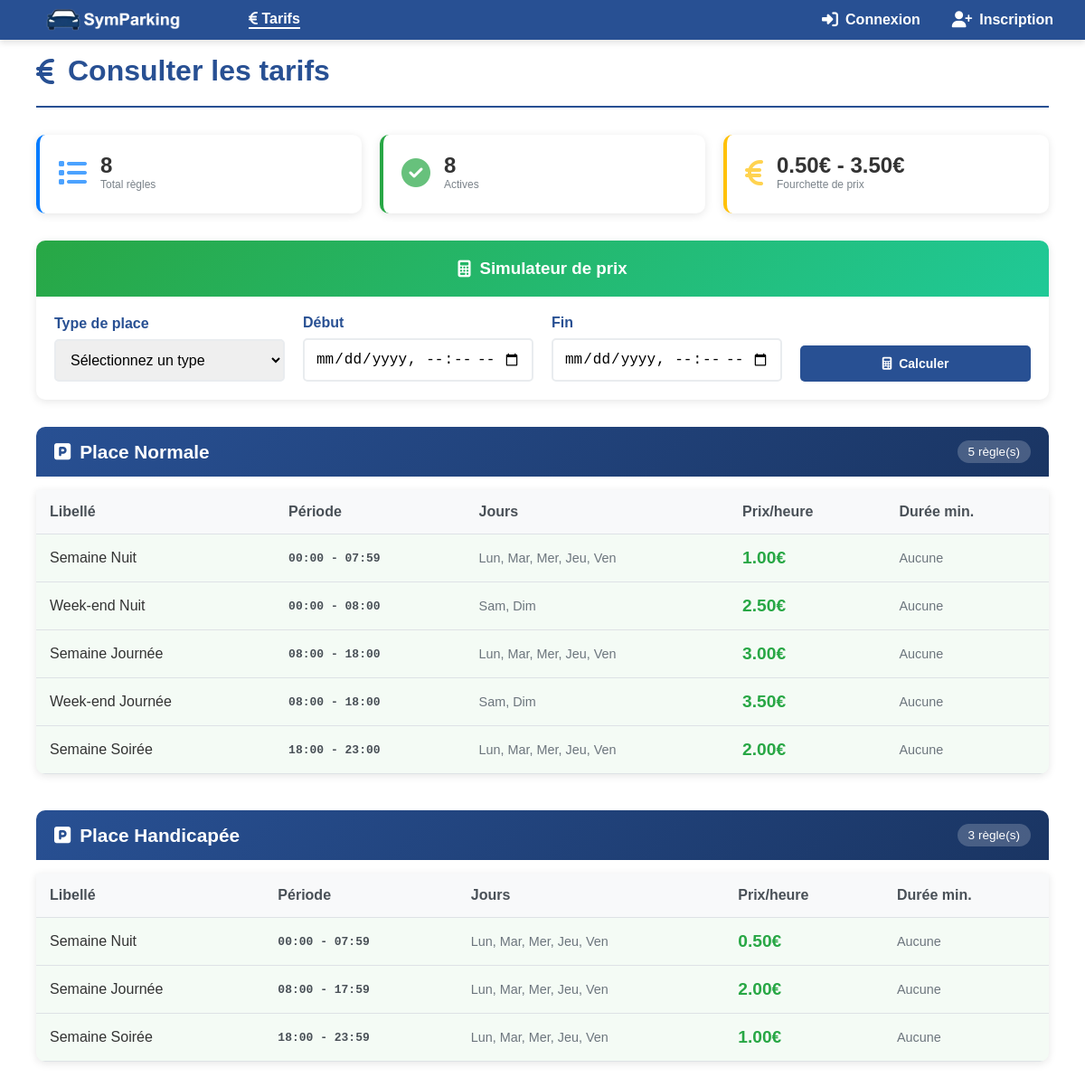
/index.php?component=pricing, run on the app's committed database.
### tables this page shows
CREATE TABLE IF NOT EXISTS `pricing` (
  `id` int NOT NULL AUTO_INCREMENT,
  `label` varchar(100) DEFAULT NULL,
  `spot_type` int DEFAULT NULL,
  `start_hour` time DEFAULT NULL,
  `end_hour` time DEFAULT NULL,
  `days` set('mon','tue','wed','thu','fri','sat','sun') DEFAULT NULL,
  `price_per_hour` decimal(6,2) DEFAULT NULL,
  `min_duration_minutes` int DEFAULT '0',
  `active` tinyint(1) DEFAULT '1',
  PRIMARY KEY (`id`)
);

### Includes/functions.php (called while the page is built, shortened)
<?php
if (!function_exists('cleanString')) {
    function cleanString(string $value): string
    {
        return trim(htmlspecialchars($value, ENT_QUOTES));
    }
}
if (!function_exists('canAccessComponent')) {
    function canAccessComponent(string $componentName, ?int $userRole = null): bool {
        $publicComponents = ['login', 'register', 'pricing'];
        if (in_array($componentName, $publicComponents)) {
            return true;
        }
        return false;
    }
}
if (!function_exists('isAdmin')) {
    function isAdmin(): bool {
        return isset($_SESSION['auth']) && $_SESSION['auth'] && ($_SESSION['role'] ?? 1) === 2;
    }
}
function isAuthenticated(): bool {
    return isset($_SESSION['auth']) && $_SESSION['auth'] === true && isset($_SESSION['active']) && $_SESSION['active'] == 1;
}

### Model/pricing.php (called while the page is built, shortened)
<?php
function getAllPricingRules(PDO $pdo, bool $activeOnly = false): array {
    $whereClause = $activeOnly ? ' WHERE active = 1' : '';
    $query = "SELECT pr.*,
                CASE pr.spot_type
                    WHEN 1 THEN 'Normale'
                    WHEN 2 THEN 'Handicapée'
                    WHEN 3 THEN 'Réservée'
                    ELSE 'Inconnue'
                END as spot_type_name
              FROM pricing pr" . $whereClause . "
              ORDER BY pr.spot_type ASC, pr.start_hour ASC";
    $res = $pdo->query($query);
    return $res->fetchAll(PDO::FETCH_ASSOC);
}
function getSpotTypesForPricing(): array {
    return [
        1 => 'Place Normale',
        2 => 'Place Handicapée',
        3 => 'Place Réservée'
    ];
}
function getDaysOfWeek(): array {
    return [
        'mon' => 'Lundi',
        'tue' => 'Mardi',
        'wed' => 'Mercredi',
        'thu' => 'Jeudi',
        'fri' => 'Vendredi',
        'sat' => 'Samedi',
        'sun' => 'Dimanche'
    ];
}
function getPricingStats(PDO $pdo): array {
    $stats = [];
    $query = "SELECT COUNT(*) as total FROM pricing";
    $res = $pdo->query($query);
    $stats['total'] = $res->fetch(PDO::FETCH_ASSOC)['total'];
    $query = "SELECT COUNT(*) as active FROM pricing WHERE active = 1";
    $res = $pdo->query($query);
    $stats['active'] = $res->fetch(PDO::FETCH_ASSOC)['active'];
    $stats['inactive'] = $stats['total'] - $stats['active'];
    $query = "SELECT MIN(price_per_hour) as min_price, MAX(price_per_hour) as max_price FROM pricing WHERE active = 1";
    $res = $pdo->query($query);
    $priceRange = $res->fetch(PDO::FETCH_ASSOC);
    $stats['min_price'] = $priceRange['min_price'] ?? 0;
    $stats['max_price'] = $priceRange['max_price'] ?? 0;
    return $stats;
}

### View/pricing.php (the view, shortened to what this page needs)
<div class="pricing-container">
    <div class="pricing-header">
        <h1>
            <i class="fas fa-euro-sign"></i>
            <?= isAdmin() ? 'Gestion des tarifs' : 'Consulter les tarifs' ?>
        </h1>
    </div>
    <div class="stats-container">
        <div class="stat-card total">
            <div class="stat-icon">
                <i class="fas fa-list"></i>
            </div>
            <div class="stat-info">
                <div class="stat-number"><?= $stats['total'] ?></div>
                <div class="stat-label">Total règles</div>
            </div>
        </div>
        <div class="stat-card active">
            <div class="stat-icon">
                <i class="fas fa-check-circle"></i>
            </div>
            <div class="stat-info">
                <div class="stat-number"><?= $stats['active'] ?></div>
                <div class="stat-label">Actives</div>
            </div>
        </div>
        <div class="stat-card price-range">
            <div class="stat-icon">
                <i class="fas fa-euro-sign"></i>
            </div>
            <div class="stat-info">
                <div class="stat-number"><?= number_format($stats['min_price'], 2) ?>€ - <?= number_format($stats['max_price'], 2) ?>€</div>
                <div class="stat-label">Fourchette de prix</div>
            </div>
        </div>
    </div>
    <?php if (!isAdmin()): ?>
        <div class="price-calculator">
            <div class="calculator-card">
                <div class="calculator-header">
                    <h3>
                        <i class="fas fa-calculator"></i>
                        Simulateur de prix
                    </h3>
                </div>
                <div class="calculator-body">
                    <div class="calculator-form">
                        <div class="form-row">
                            <div class="form-group">
                                <label for="calc_spot_type">Type de place</label>
                                <select id="calc_spot_type" class="form-control">
                                    <option value="">Sélectionnez un type</option>
                                </select>
                            </div>
                            <div class="form-group">
                                <label for="calc_start_time">Début</label>
                                <input type="datetime-local" id="calc_start_time" class="form-control"
                                       min="<?= date('Y-m-d\TH:i', strtotime('+1 hour')) ?>">
                            </div>
                            <div class="form-group">
                                <label for="calc_end_time">Fin</label>
                                <input type="datetime-local" id="calc_end_time" class="form-control">
                            </div>
                            <div class="form-group">
                                <button type="button" onclick="calculatePrice()" class="btn btn-primary">
                                    <i class="fas fa-calculator"></i>
                                    Calculer
                                </button>
                            </div>
                        </div>
                    </div>
                </div>
            </div>
        </div>
    <?php endif; ?>
    <?php
    $rulesByType = [];
    foreach ($rules as $rule) {
        $rulesByType[$rule['spot_type']][] = $rule;
    }
    ?>
    <?php foreach ($spotTypes as $typeId => $typeName): ?>
        <?php if (isset($rulesByType[$typeId])): ?>
            <div class="spot-type-section">
                <div class="section-header">
                    <h2>
                        <i class="fas fa-parking"></i>
                        <?= htmlspecialchars($typeName) ?>
                    </h2>
                    <span class="rules-count"><?= count($rulesByType[$typeId]) ?> règle(s)</span>
                </div>
                <div class="rules-table-container">
                    <table class="rules-table">
                        <thead>
                        <tr>
                            <th>Libellé</th>
                            <th>Période</th>
                            <th>Jours</th>
                            <th>Prix/heure</th>
                            <th>Durée min.</th>
                        </tr>
                        </thead>
                        <tbody>
                        <?php foreach ($rulesByType[$typeId] as $rule): ?>
                            <tr class="<?= $rule['active'] ? 'active-rule' : 'inactive-rule' ?>">
                                <td>
                                    <div class="rule-label">
                                        <?= htmlspecialchars($rule['label']) ?>
                                    </div>
                                </td>
                                <td>
                                    <div class="time-period">
                                        <?= date('H:i', strtotime($rule['start_hour'])) ?>
                                        -
                                        <?= date('H:i', strtotime($rule['end_hour'])) ?>
                                    </div>
                                </td>
                                <td>
                                    <div class="days-list">
                                        <?php
                                        $ruleDays = explode(',', $rule['days']);
                                        $dayNames = [];
                                        foreach ($ruleDays as $day) {
                                            if (isset($daysOfWeek[$day])) {
                                                $dayNames[] = substr($daysOfWeek[$day], 0, 3);
                                            }
                                        }
                                        echo implode(', ', $dayNames);
                                        ?>
                                    </div>
                                </td>
                                <td>
                                    <div class="price-value">
                                        <?= number_format((float)$rule['price_per_hour'], 2) ?>€
                                    </div>
                                </td>
                                <td>
                                    <div class="min-duration">
                                        <?= $rule['min_duration_minutes'] > 0 ? $rule['min_duration_minutes'] . ' min' : 'Aucune' ?>
                                    </div>
                                </td>
                            </tr>
                        <?php endforeach; ?>
                        </tbody>
                    </table>
                </div>
            </div>
        <?php endif; ?>
    <?php endforeach; ?>
</div>

### index.php (shortened to what this page needs)
<?php
require_once "Includes/functions.php";
$currentComponent = $_GET['component'] ?? '';
$bodyClass = '';
if (isset($_SESSION['auth']) && $_SESSION['auth']) {
    $bodyClass = 'with-navbar';
} else {
    if ($currentComponent === 'login' || $currentComponent === '' || $currentComponent === 'register') {
        $bodyClass = 'login-page';
    } else {
        $bodyClass = 'with-navbar';
    }
}
?>
<!DOCTYPE html>
<html lang="fr">
<head>
    <link rel="stylesheet" href="assets/CSS/style.css">
    <link rel="stylesheet" href="https://cdnjs.cloudflare.com/ajax/libs/font-awesome/6.5.1/css/all.min.css">
</head>
<body class="<?= $bodyClass ?>">
<div class="container">
    <?php
    require '_partials/navbar.php';
    if (isAuthenticated()) {
        if (isset($_GET['component'])) {
            $componentName = cleanString($_GET['component']);
            if (canAccessComponent($componentName)) {
                if (file_exists("Controller/$componentName.php")) {
                    require "Controller/$componentName.php";
                } else {
                    if (isAdmin()) {
                        header("Location: index.php?component=users");
                        exit();
                    } else {
                        require "Controller/home.php";
                    }
                }
            } else {
                denyAccess();
            }
        } else {
            require "Controller/home.php";
        }
    } else {
        if (isset($_GET['component'])) {
            $componentName = cleanString($_GET['component']);
            if (canAccessComponent($componentName)) {
                if (file_exists("Controller/$componentName.php")) {
                    require "Controller/$componentName.php";
                } else {
                    require "Controller/login.php";
                }
            } else {
                require "Controller/login.php";
            }
        } else {
            require "Controller/login.php";
        }
    }
    ?>
</div>
</body>
</html>
</html>

### _partials/navbar.php (shortened to what this page needs)
<?php
$current_page = $_GET['component'] ?? '';
$userRole = $_SESSION['role'] ?? 1;
?>
<nav>
    <a href="index.php">
        <img src="assets/images/SymParkinglogo_nav.png" alt="Logo">
    </a>
    <a href="index.php?component=pricing" class="<?= $current_page === 'pricing' ? 'active' : '' ?>">
        <i class="fas fa-euro-sign"></i> Tarifs
    </a>
    <?php if (isset($_SESSION['auth']) && $_SESSION['auth']) : ?>
        <a href="index.php?component=booking" class="<?= $current_page === 'booking' ? 'active' : '' ?>">
            <i class="fas fa-parking"></i> Réserver une place
        </a>
        <?php if ($userRole === 2) :  ?>
            <a href="index.php?component=parking_spots" class="<?= $current_page === 'parking_spots' || $current_page === 'parking_spot' ? 'active' : '' ?>">
                <i class="fas fa-parking"></i> Gestion des places
            </a>
            <a href="index.php?component=users" class="<?= $current_page === 'users' || $current_page === 'user' ? 'active' : '' ?>">
                <i class="fas fa-users"></i> Utilisateurs
            </a>
        <?php endif; ?>
        <div class="user-dropdown">
            <div class="user-info" onclick="toggleDropdown()">
                <i class="fas fa-user me-2"></i>
                <span><?php echo $_SESSION['username']; ?></span>
                <?php if ($userRole === 2) : ?>
                    <span class="admin-badge"><i class="fas fa-crown"></i> Admin</span>
                <?php endif; ?>
                <i class="fas fa-chevron-down dropdown-arrow"></i>
            </div>
            <div class="dropdown-menu" id="userDropdown">
                <div class="dropdown-header">
                    <i class="fas fa-user-circle"></i>
                    <span><?php echo $_SESSION['username']; ?></span>
                    <?php if ($userRole === 2) : ?>
                        <small class="role-indicator">Administrateur</small>
                    <?php else : ?>
                        <small class="role-indicator">Utilisateur</small>
                    <?php endif; ?>
                </div>
                <div class="dropdown-divider"></div>
                <a href="index.php?component=user&action=profile" class="dropdown-item">
                    <i class="fas fa-user-cog"></i> Mon profil
                </a>
                <div class="dropdown-divider"></div>
                <a href="index.php?disconnect=true" class="dropdown-item logout-item">
                    <i class="fas fa-sign-out-alt"></i> Déconnexion
                </a>
            </div>
        </div>
    <?php else : ?>
        <div class="user">
            <a href="index.php?component=login">
                <i class="fa-solid fa-right-to-bracket me-2"></i>Connexion
            </a>
            <a href="index.php?component=register">
                <i class="fa-solid fa-user-plus me-2"></i>Inscription
            </a>
        </div>
    <?php endif; ?>
</nav>

### Controller/pricing.php (shortened to what this page needs)
<?php
require "Model/pricing.php";
$action = $_GET['action'] ?? 'list';
switch ($action) {
    default:
        $showAllRules = isAdmin();
        $rules = getAllPricingRules($pdo, !$showAllRules);
        $stats = getPricingStats($pdo);
        $spotTypes = getSpotTypesForPricing();
        $daysOfWeek = getDaysOfWeek();
        require "View/pricing.php";
        break;
}

### data on the page
pricing: id "8", price_per_hour "3.50", label "Week-end Journée", start_hour "08:00", end_hour "18:00", dayNames "Sam, Dim", min_duration_minutes "Aucune"
pricing: label "Semaine Nuit", start_hour "00:00", end_hour "07:59", dayNames "Lun, Mar, Mer, Jeu, Ven", price_per_hour "1.00", min_duration_minutes "Aucune"
pricing: label "Week-end Nuit", start_hour "00:00", end_hour "08:00", dayNames "Sam, Dim", price_per_hour "2.50", min_duration_minutes "Aucune"
pricing: label "Semaine Journée", start_hour "08:00", end_hour "18:00", dayNames "Lun, Mar, Mer, Jeu, Ven", price_per_hour "3.00", min_duration_minutes "Aucune"
pricing: label "Semaine Soirée", start_hour "18:00", end_hour "23:00", dayNames "Lun, Mar, Mer, Jeu, Ven", price_per_hour "2.00", min_duration_minutes "Aucune"
pricing: label "Semaine Nuit", start_hour "00:00", end_hour "07:59", dayNames "Lun, Mar, Mer, Jeu, Ven", price_per_hour "0.50", min_duration_minutes "Aucune"
pricing: label "Semaine Journée", start_hour "08:00", end_hour "17:59", dayNames "Lun, Mar, Mer, Jeu, Ven", price_per_hour "2.00", min_duration_minutes "Aucune"
pricing: label "Semaine Soirée", start_hour "18:00", end_hour "23:59", dayNames "Lun, Mar, Mer, Jeu, Ven", price_per_hour "1.00", min_duration_minutes "Aucune"

### other printed values
$stats['min_price'] "0.50"
$typeName "Place Normale"
count($rulesByType[$typeId]) "5"
$typeName "Place Handicapée"
count($rulesByType[$typeId]) "3"
